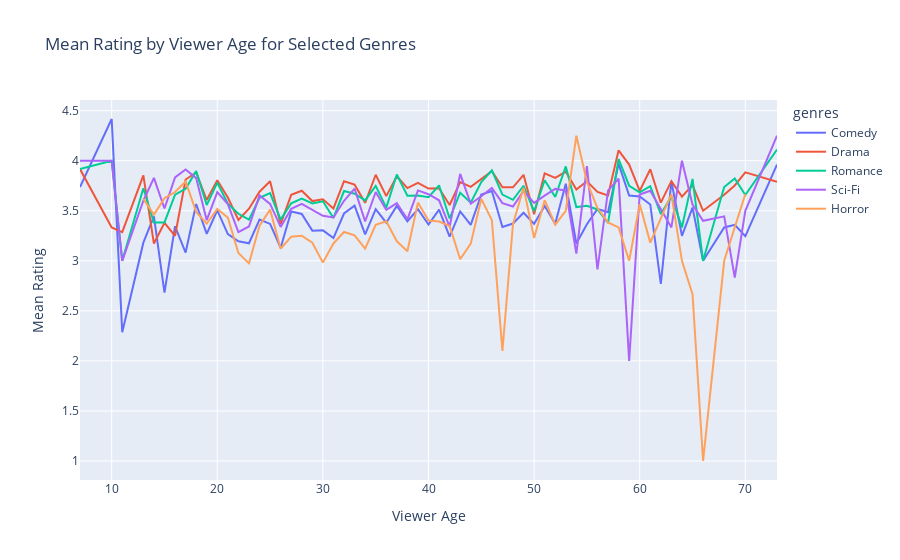

Notebook code for this chart:
### Code cell
# 5. Rating Change with Viewer Age for Selected Genres
# Select a few interesting genres to compare
selected_genres = ['Sci-Fi', 'Comedy', 'Drama', 'Horror', 'Romance']
age_genre_df = exploded_genres[exploded_genres['genres'].isin(selected_genres)]

# Group by age and genre to get the mean rating
age_genre_ratings = age_genre_df.groupby(['age', 'genres'])['rating'].mean().reset_index()

# Create an interactive line chart
fig = px.line(
    age_genre_ratings,
    x='age',
    y='rating',
    color='genres',
    title='Mean Rating by Viewer Age for Selected Genres',
    labels={'age': 'Viewer Age', 'rating': 'Mean Rating'}
)
fig.show()

### Figure 1 — Plotly figure (JSON) as saved in the notebook; plotly's stock layout.template omitted (floating-point values rounded to 4 significant figures)
{"data": [{"hovertemplate": "genres=Comedy<br>Viewer Age=%{x}<br>Mean Rating=%{y}<extra></extra>", "legendgroup": "Comedy", "line": {"color": "#636efa", "dash": "solid"}, "marker": {"symbol": "circle"}, "mode": "lines", "name": "Comedy", "orientation": "v", "showlegend": true, "type": "scatter", "x": [7, 10, 11, 13, 14, 15, 16, 17, 18, 19, 20, 21, 22, 23, 24, 25, 26, 27, 28, 29, 30, 31, 32, 33, 34, 35, 36, 37, 38, 39, 40, 41, 42, 43, 44, 45, 46, 47, 48, 49, 50, 51, 52, 53, 54, 55, 56, 57, 58, 59, 60, 61, 62, 63, 64, 65, 66, 68, 69, 70, 73], "xaxis": "x", "y": [3.737, 4.417, 2.286, 3.181, 3.443, 2.682, 3.345, 3.082, 3.568, 3.269, 3.505, 3.266, 3.194, 3.175, 3.412, 3.368, 3.13, 3.493, 3.468, 3.301, 3.304, 3.227, 3.473, 3.551, 3.264, 3.516, 3.38, 3.548, 3.394, 3.517, 3.362, 3.511, 3.242, 3.493, 3.359, 3.663, 3.697, 3.338, 3.373, 3.48, 3.369, 3.549, 3.37, 3.77, 3.172, 3.365, 3.517, 3.486, 3.968, 3.652, 3.642, 3.563, 2.769, 3.792, 3.25, 3.532, 3, 3.333, 3.359, 3.246, 3.962], "yaxis": "y"}, {"hovertemplate": "genres=Drama<br>Viewer Age=%{x}<br>Mean Rating=%{y}<extra></extra>", "legendgroup": "Drama", "line": {"color": "#EF553B", "dash": "solid"}, "marker": {"symbol": "circle"}, "mode": "lines", "name": "Drama", "orientation": "v", "showlegend": true, "type": "scatter", "x": [7, 10, 11, 13, 14, 15, 16, 17, 18, 19, 20, 21, 22, 23, 24, 25, 26, 27, 28, 29, 30, 31, 32, 33, 34, 35, 36, 37, 38, 39, 40, 41, 42, 43, 44, 45, 46, 47, 48, 49, 50, 51, 52, 53, 54, 55, 56, 57, 58, 59, 60, 61, 62, 63, 64, 65, 66, 68, 69, 70, 73], "xaxis": "x", "y": [3.917, 3.333, 3.286, 3.854, 3.172, 3.38, 3.25, 3.812, 3.883, 3.607, 3.805, 3.632, 3.408, 3.521, 3.69, 3.795, 3.367, 3.659, 3.7, 3.597, 3.614, 3.523, 3.795, 3.761, 3.579, 3.86, 3.646, 3.845, 3.726, 3.778, 3.722, 3.725, 3.557, 3.787, 3.738, 3.814, 3.895, 3.734, 3.734, 3.859, 3.466, 3.874, 3.829, 3.89, 3.711, 3.795, 3.688, 3.653, 4.104, 3.962, 3.699, 3.915, 3.581, 3.795, 3.641, 3.757, 3.5, 3.66, 3.752, 3.884, 3.789], "yaxis": "y"}, {"hovertemplate": "genres=Romance<br>Viewer Age=%{x}<br>Mean Rating=%{y}<extra></extra>", "legendgroup": "Romance", "line": {"color": "#00cc96", "dash": "solid"}, "marker": {"symbol": "circle"}, "mode": "lines", "name": "Romance", "orientation": "v", "showlegend": true, "type": "scatter", "x": [7, 10, 11, 13, 14, 15, 16, 17, 18, 19, 20, 21, 22, 23, 24, 25, 26, 27, 28, 29, 30, 31, 32, 33, 34, 35, 36, 37, 38, 39, 40, 41, 42, 43, 44, 45, 46, 47, 48, 49, 50, 51, 52, 53, 54, 55, 56, 57, 58, 59, 60, 61, 62, 63, 64, 65, 66, 68, 69, 70, 73], "xaxis": "x", "y": [3.917, 4, 3, 3.725, 3.382, 3.384, 3.661, 3.719, 3.896, 3.557, 3.78, 3.571, 3.47, 3.41, 3.629, 3.676, 3.411, 3.575, 3.622, 3.572, 3.595, 3.428, 3.697, 3.671, 3.603, 3.748, 3.531, 3.862, 3.65, 3.652, 3.635, 3.754, 3.422, 3.681, 3.581, 3.787, 3.904, 3.662, 3.609, 3.75, 3.495, 3.805, 3.637, 3.943, 3.537, 3.549, 3.513, 3.378, 4.017, 3.75, 3.685, 3.746, 3.467, 3.643, 3.333, 3.818, 3, 3.737, 3.821, 3.657, 4.111], "yaxis": "y"}, {"hovertemplate": "genres=Sci-Fi<br>Viewer Age=%{x}<br>Mean Rating=%{y}<extra></extra>", "legendgroup": "Sci-Fi", "line": {"color": "#ab63fa", "dash": "solid"}, "marker": {"symbol": "circle"}, "mode": "lines", "name": "Sci-Fi", "orientation": "v", "showlegend": true, "type": "scatter", "x": [7, 10, 11, 13, 14, 15, 16, 17, 18, 19, 20, 21, 22, 23, 24, 25, 26, 27, 28, 29, 30, 31, 32, 33, 34, 35, 36, 37, 38, 39, 40, 41, 42, 43, 44, 45, 46, 47, 48, 49, 50, 51, 52, 53, 54, 55, 56, 57, 58, 59, 60, 61, 63, 64, 65, 66, 68, 69, 70, 73], "xaxis": "x", "y": [4, 4, 3, 3.6, 3.829, 3.523, 3.833, 3.912, 3.826, 3.406, 3.687, 3.567, 3.286, 3.343, 3.654, 3.568, 3.338, 3.52, 3.569, 3.512, 3.45, 3.433, 3.6, 3.721, 3.393, 3.688, 3.509, 3.577, 3.414, 3.703, 3.665, 3.604, 3.34, 3.869, 3.57, 3.645, 3.728, 3.576, 3.542, 3.699, 3.579, 3.651, 3.718, 3.701, 3.071, 3.946, 2.915, 3.701, 3.821, 2, 3.662, 3.7, 3.333, 4, 3.562, 3.4, 3.444, 2.833, 3.5, 4.25], "yaxis": "y"}, {"hovertemplate": "genres=Horror<br>Viewer Age=%{x}<br>Mean Rating=%{y}<extra></extra>", "legendgroup": "Horror", "line": {"color": "#FFA15A", "dash": "solid"}, "marker": {"symbol": "circle"}, "mode": "lines", "name": "Horror", "orientation": "v", "showlegend": true, "type": "scatter", "x": [13, 14, 15, 16, 17, 18, 19, 20, 21, 22, 23, 24, 25, 26, 27, 28, 29, 30, 31, 32, 33, 34, 35, 36, 37, 38, 39, 40, 41, 42, 43, 44, 45, 46, 47, 48, 49, 50, 51, 52, 53, 54, 55, 56, 57, 58, 59, 60, 61, 63, 64, 65, 66, 68, 70], "xaxis": "x", "y": [3.619, 3.462, 3.625, 3.688, 3.793, 3.488, 3.37, 3.519, 3.431, 3.078, 2.974, 3.35, 3.511, 3.12, 3.241, 3.25, 3.18, 2.982, 3.173, 3.288, 3.255, 3.122, 3.36, 3.395, 3.195, 3.096, 3.581, 3.403, 3.392, 3.347, 3.016, 3.172, 3.619, 3.406, 2.099, 3.365, 3.731, 3.229, 3.606, 3.361, 3.5, 4.25, 3.789, 3.526, 3.383, 3.333, 3, 3.565, 3.182, 3.667, 3, 2.667, 1, 3, 3.667], "yaxis": "y"}], "layout": {"legend": {"title": {"text": "genres"}, "tracegroupgap": 0}, "title": {"text": "Mean Rating by Viewer Age for Selected Genres"}, "xaxis": {"anchor": "y", "domain": [0, 1], "title": {"text": "Viewer Age"}}, "yaxis": {"anchor": "x", "domain": [0, 1], "title": {"text": "Mean Rating"}}}}
